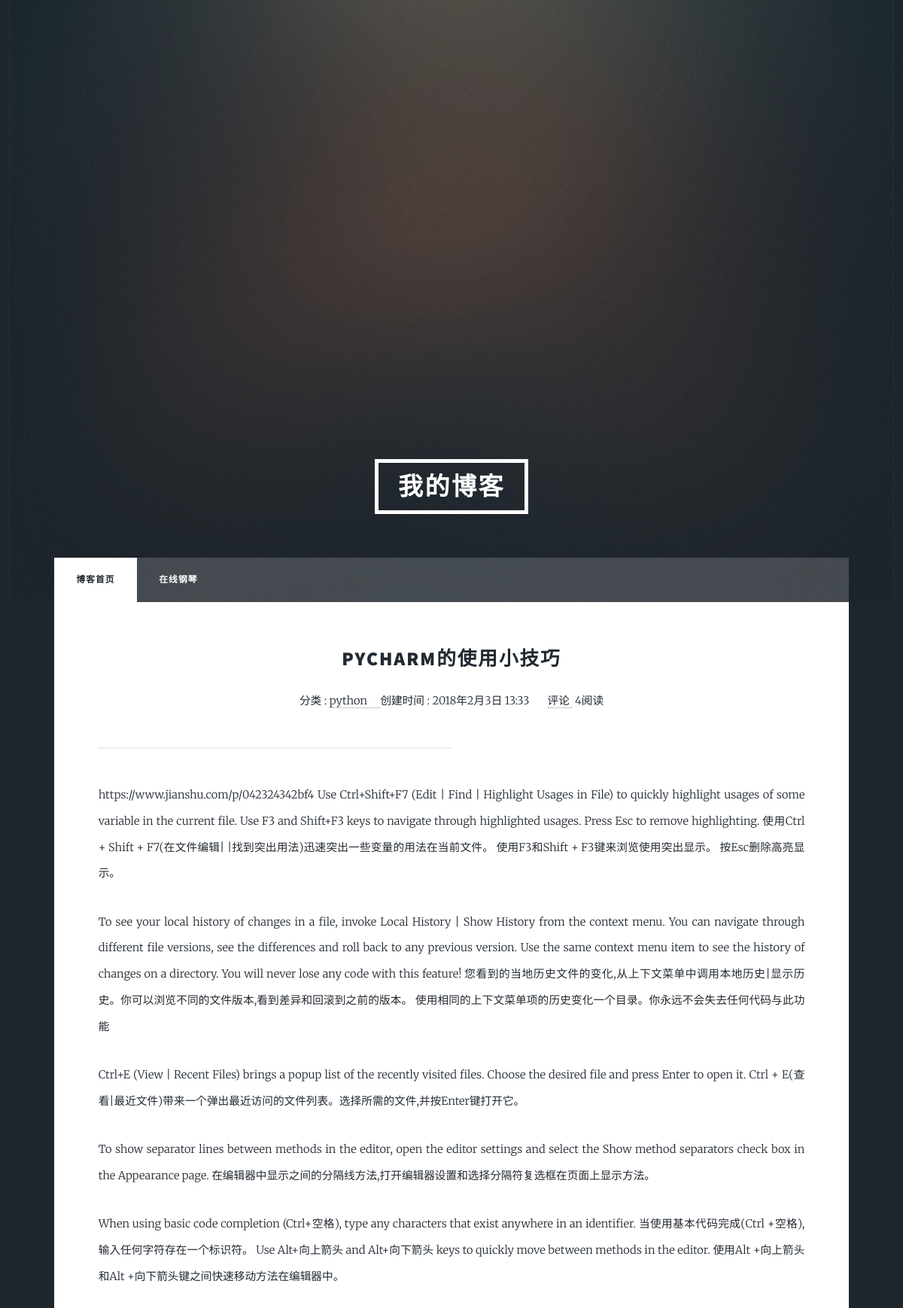
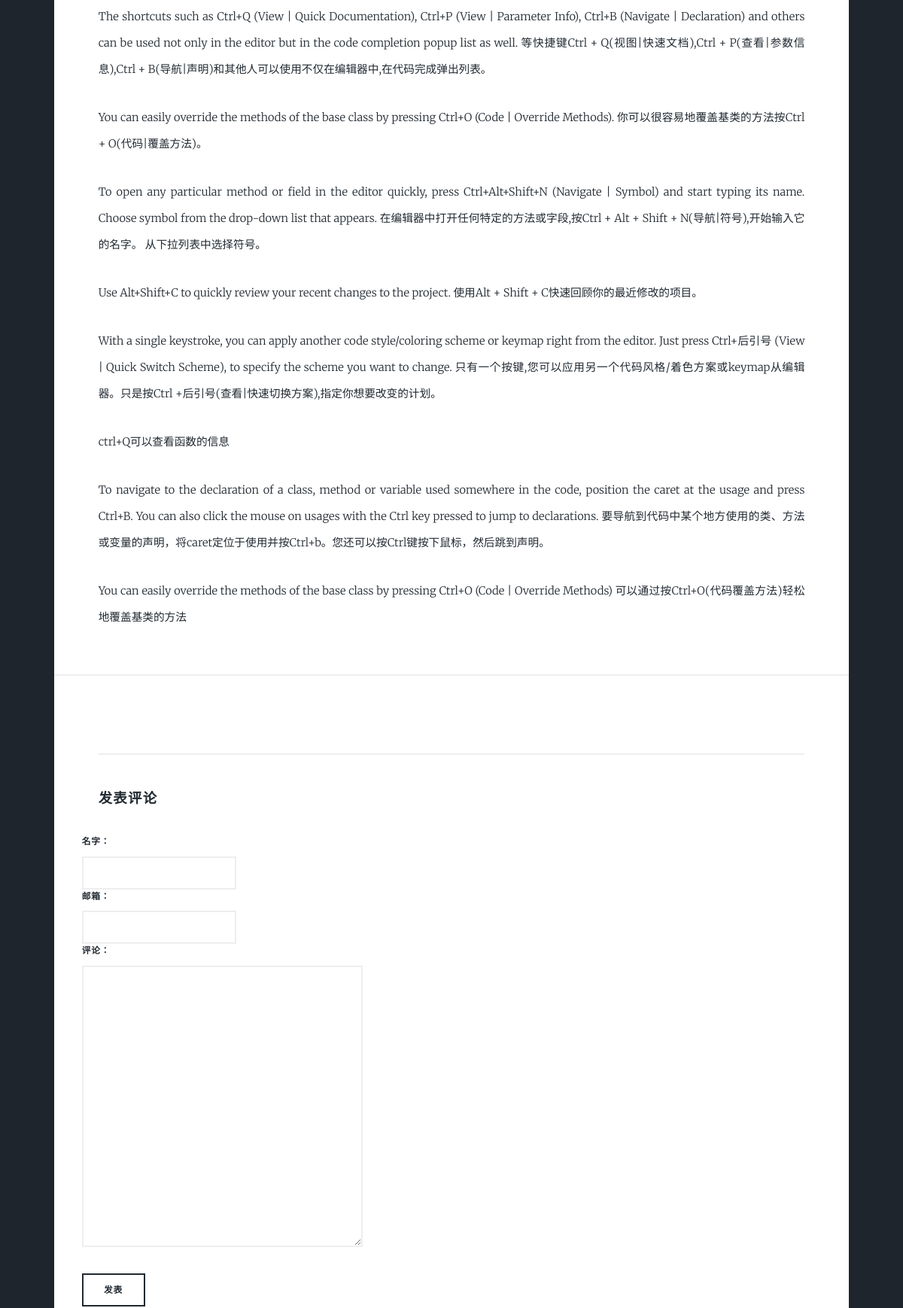
/1/ (upper part), run on the app's committed database (2 pictures, top to bottom).
### blog/models.py (models this page shows, shortened)
class Post(models.Model):
    class Meta:
        verbose_name = '文章'
        verbose_name_plural = verbose_name
    title = models.CharField(max_length=70)
    body = models.TextField()
    created_time = models.DateTimeField()
    modified_time = models.DateTimeField()
    excerpt = models.CharField(max_length=500, blank=True)
    category = models.ForeignKey(Category, verbose_name='分类', on_delete=models.CASCADE,)
    tags = models.ManyToManyField(Tag, verbose_name='标签', blank=True)
    author = models.ForeignKey(User, on_delete=models.CASCADE,)
    views=models.PositiveIntegerField(default=0)
    def get_absolute_url(self):
        return reverse('blog:detail', kwargs={'pk': self.pk})
    def increase_views(self):
        self.views += 1
        self.save(update_fields=['views'])

class Category(models.Model):
    class Meta:
        verbose_name = '分类'
        verbose_name_plural = verbose_name
    name = models.CharField('分类名', max_length=100)

### blog/views.py (the view)
# urls.py: path('<pk>/', detail, name='detail'),
def detail(request,pk):
    post=get_object_or_404(Post, pk=pk)
    post.increase_views()
    """这样我们在模板中展示 {{ post.body }} 的时候，就不再是原始的 Markdown 文本了，
    而是渲染过后的 HTML 文本。注意这里我们给 markdown 渲染函数传递了额外的
    参数 extensions，它是对 Markdown 语法的拓展，这里我们使用了三个拓展，
    分别是 extra、codehilite、toc。extra 本身包含很多拓展，而 codehilite
    是语法高亮拓展，这为我们后面的实现代码高亮功能提供基础，而 toc 则允许我们
    自动生成目录"""
    post.body=markdown.markdown(post.body,extensions=['markdown.extensions.extra','markdown.extensions.codehilite','markdown.extensions.toc',])
    form=CommentForm()
    comment_list=post.comment_set.all()
    context={'post':post, 'form':form, 'comment_list':comment_list}
    return render(request, 'detail.html',context=context)

### comments/forms.py
class CommentForm(forms.ModelForm):
    class Meta:
        model = Comment
        fields = ['name', 'email', 'text']

### templates/detail.html (shortened to what this page needs)
{% load staticfiles %}
{% load blog_tags %}
<!DOCTYPE HTML>
<html>
	<head>
		<link rel="stylesheet" href="{% static 'assets/css/main.css'%}" />
	</head>
	<body class="is-loading">
			<div id="wrapper" class="fade-in">
					<header id="header">
						<a href="{%url 'blog:index'%}" class="logo">我的博客</a>
					</header>
					<nav id="nav">
						<ul class="links">
							<li class="active"><a href="{% url 'blog:index'%}">博客首页</a></li>
							<li><a href="http://kaysonli.github.io/piano/dist/">在线钢琴</a></li>
						</ul>
					</nav>
					<div id="main">
                        <div class="content-body">
                            <div class="row">
                                    <article class="post post-{{ post.pk }}">
                                        <header class="entry-header">
                                            <h2 class="entry-title" align="center">
                                                <a href="{{ post.get_absolute_url }}">{{ post.title }}</a>
                                            </h2>
                                            <div class="entry-meta" align="center">
                                                <span class="post-category">分类 : <a href="#">{{ post.category.name }} &nbsp &nbsp </a></span>
                                                <span class="post-date"><time class="entry-date" datetime="{{ post.created_time }}">创建时间 : {{ post.created_time }} </time></span>
                                                <span class="comments-link"> &nbsp &nbsp &nbsp <a href="#"> 评论&nbsp</a></span>
                                                <span class="views-count">{{ post.views }}阅读</span>
                                            </div>
                                            <hr align="center" width="50%" />
                                        </header>
                                        <div class="entry-content clearfix" align="left">
                                            {{ post.body|safe }}
                                        </div>
                                    </article>
                            </div>
                        </div>
                        <section class="comment-area" id="comment-area">
        <hr>
        <h3>发表评论</h3><br>
        <form action="{% url 'comments:post_comment' post.pk %}" method="post" class="comment-form">
            <div class="row">
                <div class="col-md-4">
                    <label for="{{ form.name.id_for_label }}">名字：</label>
                    {{ form.name }}
                </div>
                <br>
                <div class="col-md-4">
                    <label for="{{ form.email.id_for_label }}">邮箱：</label>
                    {{ form.email }}
                </div>
                <br>
                <div class="col-md-12">
                    <label for="{{ form.text.id_for_label }}">评论：</label>
                    {{ form.text }}
                    <br>
                    <button type="submit" class="comment-btn">发表</button>
                </div>
            </div>
        </form>
 </section>
					</div>
			</div>
	</body>
</html>

### data on the page
Post: title "PYCHARM的使用小技巧", category.name "python", created_time "2018年2月3日 13:33", views "4", body "https://www.jianshu.com/p/042324342bf4 Use Ctrl+Shift+F7 (Edit | Find | Highlight Usages in File) to quickly highlight usages of some variable in the current file. Use F3 and Shift+F3 keys to navigate through highlighted usages. Press Esc to remove highlighting. 使用Ctrl + Shift + F7(在文件编辑| |找到突出用法)迅速突出一些变量的用法在当前文件。 使用F3和Shift + F3键来浏览使用突出显示。 按Esc删除高亮显示。 To see your local history of changes in a file, invoke Local History | Show History from the context menu. You can navigate through different file versions, see the differences and roll back to any previous version. Use the same context menu item to see the history of changes on a directory. You will never lose any code with this feature!…"
